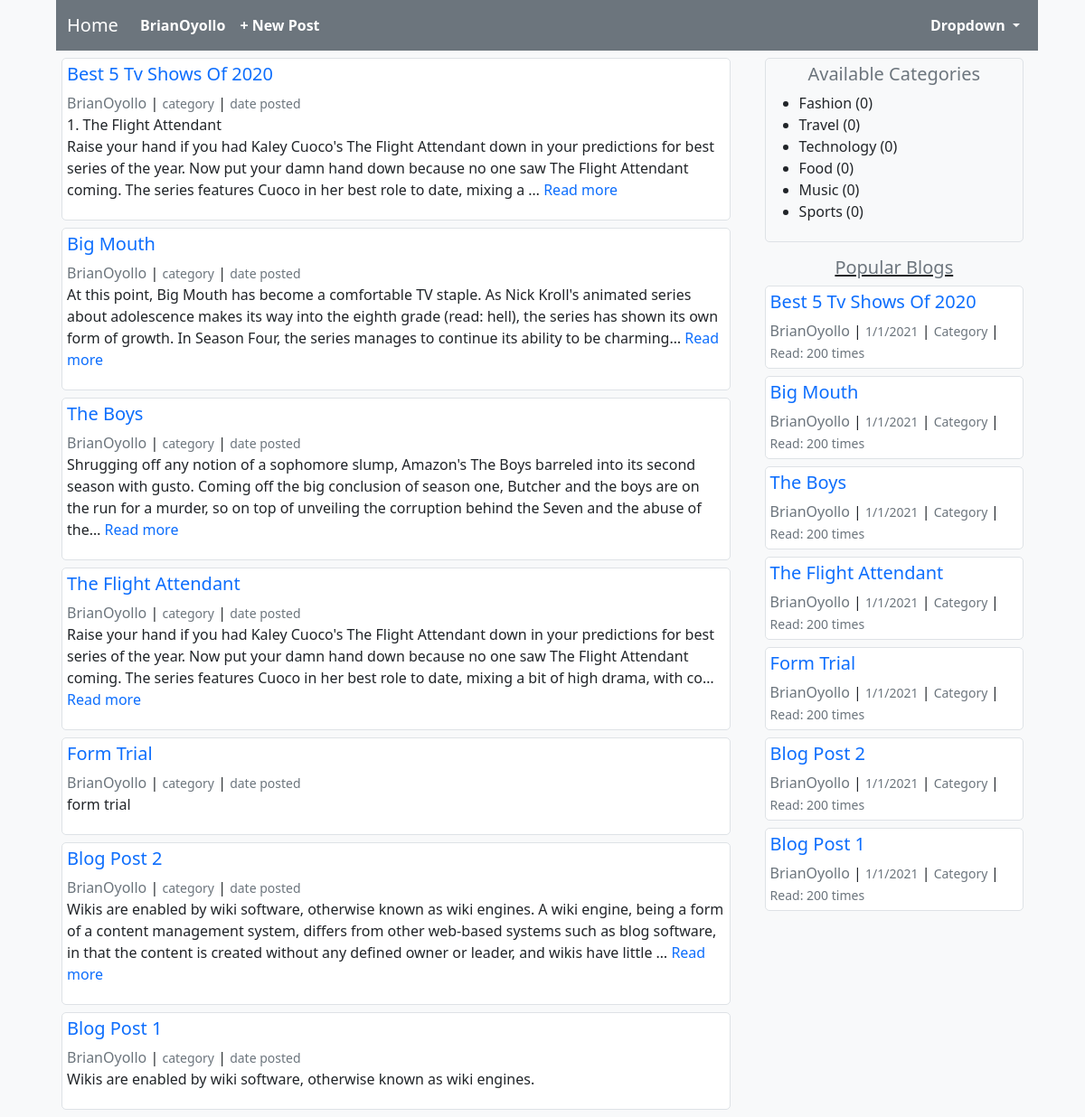
The app's page / (signed in) with its own data.
### blog/models.py (models this page shows, shortened)
class Post(models.Model):
    title = models.CharField(max_length=200)
    author = models.ForeignKey('auth.User', on_delete=models.CASCADE)
    body = models.TextField()

### blog/views.py (the view)
# urls.py: path('', HomePageView.as_view(), name='home-page'),
class HomePageView(ListView):
    model = Post
    template_name = 'blog/home.html'
    context_object_name = 'all_blog_posts'
    ordering = ['-id']

### blog/templates/blog/home.html
{% extends 'blog/base.html' %}
{% block posts %}
    {% for post in all_blog_posts %}
        <div class="post-item border bg-white ">
            <a href="{% url 'post-detail' post.id %}"><h5>{{ post.title|title }}</h5></a>
            <a class=" text-muted" href="#">{{ post.author }}</a> | <small class="text-muted">category</small> | <small class="text-muted">date posted</small>
            {% if post.body|length > 280 %}
                <p style="white-space: pre-wrap; word-break: break-word">{{ post.body|truncatechars:280 }} <a href="{% url 'post-detail' post.id %}">Read more</a> </p>
            {% else %}
                <p style="word-break: break-word;  white-space: pre-wrap">{{ post.body }}</p>
            {% endif %}
        </div>
    {% endfor %}
{% endblock posts %}

### blog/templates/blog/base.html (shortened to what this page needs)
{% load static %}
<!DOCTYPE html>
<html lang="en">
<head>
    <link href="https://cdn.jsdelivr.net/npm/bootstrap@5.0.0-beta1/dist/css/bootstrap.min.css" rel="stylesheet">
    <link rel="stylesheet" type="text/css" href="{% static 'blog/main.css' %}">
</head>
<body class="bg-light">
<nav class="navbar navbar-expand-lg navbar-dark bg-secondary">
  <div class="container-fluid">
    <a class="navbar-brand" href="{% url 'home-page' %}">Home</a>
      {% if user.is_authenticated %}
          <div class="collapse navbar-collapse fw-bold" id="navbarSupportedContent">
              <ul class="navbar-nav me-auto mb-2 mb-lg-0">
                  <li class="nav-item">
                      <a class="nav-link active" aria-current="page" href="{% url 'user-profile' %}">{{ user.username }}</a>
                  </li>
                  <li class="nav-item">
                      <a class="nav-link active" href="{% url 'new-post' %}">+ New Post</a>
                  </li>
              </ul>
              <ul class="navbar-nav d-flex justify-content-end mb-2 mb-lg-0">
                  <li class="nav-item dropdown">
                      <a class="nav-link active dropdown-toggle" href="#" id="navbarDropdown" role="button"
                         data-bs-toggle="dropdown" aria-expanded="false">
                          Dropdown
                      </a>
                  </li>
              </ul>
          </div>
      {% endif %}
  </div>
</nav>
    <div class="main-content">
         {% block posts %}
         {% endblock posts %}
    </div>
    <div class="side-content">
    {% block trial %}
         <div class="categories border">
             <h5 class="text-center text-muted">Available Categories</h5>
             <ul>
                 <li>Fashion (0)</li>
                 <li>Travel (0)</li>
                 <li>Technology (0)</li>
                 <li>Food (0)</li>
                 <li>Music (0)</li>
                 <li>Sports (0)</li>
             </ul>
         </div>
        <div class="popular-posts mt-3">
                <U><h5 class="text-center text-muted">Popular Blogs</h5></U>
                {% for item in all_blog_posts %}
                    <div class="post-item border bg-white ">
                        <a href="{% url 'post-detail' item.id %}"><h5>{{ item.title|title }}</h5></a>
                        <a class=" text-muted" href="#">{{ item.author }}</a> | <small class="text-muted">1/1/2021</small> | <small class="text-muted"> Category </small> | <small class="text-muted"> Read: 200 times</small>
                    </div>
                {% endfor %}
            {% endblock trial %}
        </div>
    </div>
</body>
</html>

### blog/static/blog/main.css (style rules this page uses)
body { margin-left: 5%; margin-right:5%; }
a { text-decoration: none; }
nav { margin-left: 2px; margin-right: -8px; }
.main-content { float:left; width: 70%; overflow: auto; }
.side-content { float: right; width: 28%; }
.post-item { margin:8px; overflow: auto; padding: 5px; border-radius: 5px; }
.categories { margin:8px; overflow: auto; padding: 5px; border-radius: 5px; }

### records on screen
Post: title "Best 5 Tv Shows Of 2020", author "BrianOyollo", body "1. The Flight Attendant Raise your hand if you had Kaley Cuoco's The Flight Attendant down in your predictions for best series of the year. Now put your damn hand down because no one saw The Flight Attendant coming. The series features Cuoco in her best role to date, mixing a …"
Post: title "Big Mouth", author "BrianOyollo", body "At this point, Big Mouth has become a comfortable TV staple. As Nick Kroll's animated series about adolescence makes its way into the eighth grade (read: hell), the series has shown its own form of growth. In Season Four, the series manages to continue its ability to be charming…"
Post: title "The Boys", author "BrianOyollo", body "Shrugging off any notion of a sophomore slump, Amazon's The Boys barreled into its second season with gusto. Coming off the big conclusion of season one, Butcher and the boys are on the run for a murder, so on top of unveiling the corruption behind the Seven and the abuse of the…"
Post: title "The Flight Attendant", author "BrianOyollo", body "Raise your hand if you had Kaley Cuoco's The Flight Attendant down in your predictions for best series of the year. Now put your damn hand down because no one saw The Flight Attendant coming. The series features Cuoco in her best role to date, mixing a bit of high drama, with co…"
Post: title "Form Trial", author "BrianOyollo", body "form trial"
Post: title "Blog Post 2", author "BrianOyollo", body "Wikis are enabled by wiki software, otherwise known as wiki engines. A wiki engine, being a form of a content management system, differs from other web-based systems such as blog software, in that the content is created without any defined owner or leader, and wikis have little …"
Post: title "Blog Post 1", author "BrianOyollo", body "Wikis are enabled by wiki software, otherwise known as wiki engines."

### other values on screen
{{ user.username }} "BrianOyollo"
